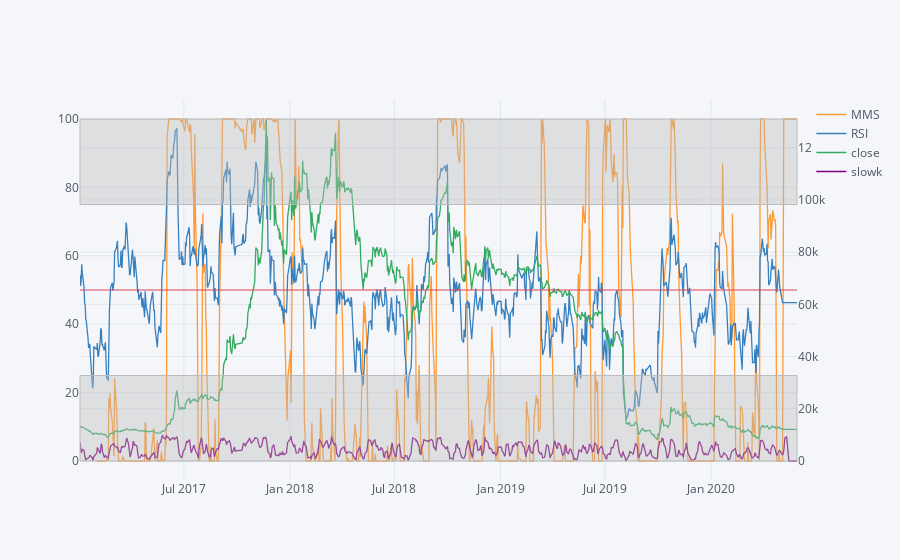

Notebook source saved alongside this figure:
### Code cell
df['MMS'] = df['ATR'].rolling(window=20).apply(lambda x : MMS(x) * 100)
df['slowk'] = df['slowk'] * 100

df[['MMS','RSI','close','slowk']].iplot(secondary_y=['close','slowk'], hline=[50],
                                      hspan=[{'y0':'0','y1':'25','color':'rgba(30,30,30,0.3)','fill':True,'opacity':.4},
                                            {'y0':'75','y1':'100','color':'rgba(30,30,30,0.3)','fill':True,'opacity':.4}])

### Figure 1 — Plotly figure (JSON) as saved in the notebook; plotly's stock layout.template omitted (floating-point values rounded to 4 significant figures; data arrays with more than 128 entries replaced by an {"elided": "..."} marker saying what was removed)
{"data": [{"line": {"color": "rgba(255, 153, 51, 1.0)", "dash": "solid", "shape": "linear", "width": 1.3}, "mode": "lines", "name": "MMS", "text": "", "type": "scatter", "x": {"elided": "834 str values"}, "y": {"elided": "834 mixed values"}}, {"line": {"color": "rgba(55, 128, 191, 1.0)", "dash": "solid", "shape": "linear", "width": 1.3}, "mode": "lines", "name": "RSI", "text": "", "type": "scatter", "x": {"elided": "834 str values"}, "y": {"elided": "834 float values"}}, {"line": {"color": "rgba(50, 171, 96, 1.0)", "dash": "solid", "shape": "linear", "width": 1.3}, "mode": "lines", "name": "close", "text": "", "type": "scatter", "x": {"elided": "834 str values"}, "xaxis": "x", "y": {"elided": "834 int values"}, "yaxis": "y2"}, {"line": {"color": "rgba(128, 0, 128, 1.0)", "dash": "solid", "shape": "linear", "width": 1.3}, "mode": "lines", "name": "slowk", "text": "", "type": "scatter", "x": {"elided": "834 str values"}, "xaxis": "x", "y": {"elided": "834 float values"}, "yaxis": "y2"}], "layout": {"legend": {"bgcolor": "#F5F6F9", "font": {"color": "#4D5663"}}, "paper_bgcolor": "#F5F6F9", "plot_bgcolor": "#F5F6F9", "shapes": [{"line": {"color": "#db4052", "dash": "solid", "width": 1}, "type": "line", "x0": 0, "x1": 1, "xref": "paper", "y0": 50, "y1": 50, "yref": "y"}, {"fillcolor": "rgba(187, 187, 187, 0.4)", "line": {"color": "#BBBBBB", "dash": "solid", "width": 1}, "type": "rect", "x0": 0, "x1": 1, "xref": "paper", "y0": "0", "y1": "25", "yref": "y"}, {"fillcolor": "rgba(187, 187, 187, 0.4)", "line": {"color": "#BBBBBB", "dash": "solid", "width": 1}, "type": "rect", "x0": 0, "x1": 1, "xref": "paper", "y0": "75", "y1": "100", "yref": "y"}], "title": {"font": {"color": "#4D5663"}}, "xaxis": {"gridcolor": "#E1E5ED", "showgrid": true, "tickfont": {"color": "#4D5663"}, "title": {"font": {"color": "#4D5663"}, "text": ""}, "zerolinecolor": "#E1E5ED"}, "yaxis": {"gridcolor": "#E1E5ED", "showgrid": true, "tickfont": {"color": "#4D5663"}, "title": {"font": {"color": "#4D5663"}, "text": ""}, "zerolinecolor": "#E1E5ED"}, "yaxis2": {"anchor": "x", "gridcolor": "#E1E5ED", "overlaying": "y", "showgrid": true, "side": "right", "tickfont": {"color": "#4D5663"}, "title": {"text": ""}, "zerolinecolor": "#E1E5ED"}}}
